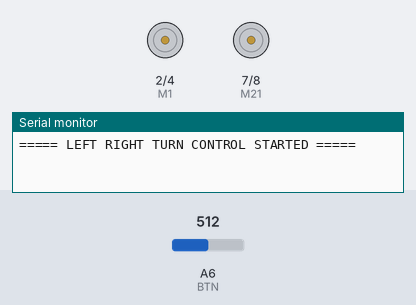
Recording of a sketch running on a simulated Arduino Nano, built with avr-gcc and run on an emulated ATmega328P. On the bench: motor-driver pin pairs drawn as motors (green arrow = first pin HIGH = forward, orange = second pin HIGH = backward, longer = more drive, scaled by the enable pin), the last lines printed to the serial monitor. Inputs (shaded band) come from the test bench; at power-on: A6 (BTN) = 512.

Above: at 1.2 s.
1.3 s: A6 (BTN) set to 768
2.8 s: A6 (BTN) set to 795
At 4.0 s:
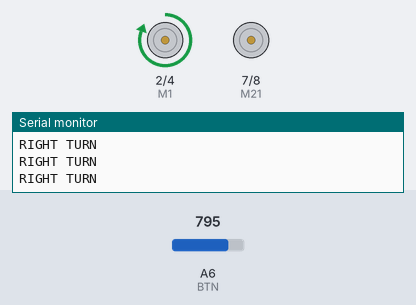
4.3 s: A6 (BTN) set to 855
At 5.5 s:
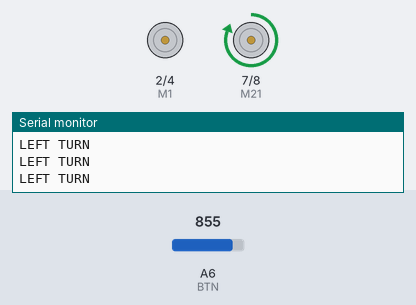
5.8 s: A6 (BTN) set to 828
At 6.8 s:
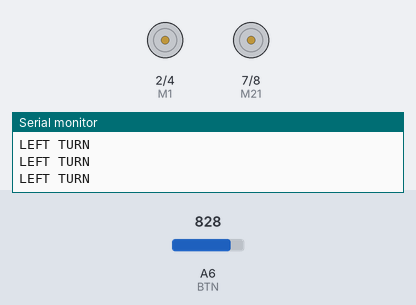
7.3 s: A6 (BTN) set to 790
At 8.0 s:
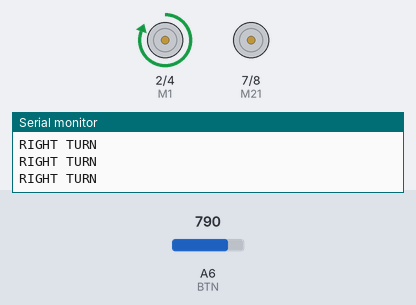
Timing chart, 0 to 9.8 s (numbered marks = the images above; inputs shaded):
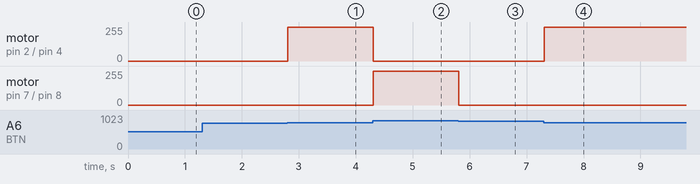

Measured:
- the behaviour switches between 779 and 780 on A6 (BTN) (found by bisection; images 0 and 1)
- the behaviour switches between 845 and 844 on A6 (BTN) (found by bisection; images 2 and 3)
- after the input at 1.3 s, every drawn part: stays the same
- after the input at 2.8 s, motor on pin 2 (M1) / pin 4 (M2): stopped → forward 255/255 at once
- after the input at 4.3 s, motor on pin 2 (M1) / pin 4 (M2): forward 255/255 → stopped at once; motor on pin 7 (M21) / pin 8 (M22): stopped → forward 255/255 at once
- after the input at 5.8 s, motor on pin 7 (M21) / pin 8 (M22): forward 255/255 → stopped at once
- after the input at 7.3 s, motor on pin 2 (M1) / pin 4 (M2): stopped → forward 255/255 at once

The sketch:

Practical_24.ino
```cpp
// Practical : Left Right Turn Control

#define M1      2
#define M2      4
#define M21     7
#define M22     8
#define M_EN    6      // Motor 1 Enable
#define M2_EN   9      // Motor 2 Enable
#define BTN     A6

// Calibrated Ranges
#define BTN_UP_MIN   845
#define BTN_UP_MAX   865
#define BTN_DOWN_MIN 780
#define BTN_DOWN_MAX 800

void setup() {
  pinMode(M1, OUTPUT);
  pinMode(M2, OUTPUT);
  pinMode(M21, OUTPUT);
  pinMode(M22, OUTPUT);
  pinMode(M_EN, OUTPUT);
  pinMode(M2_EN, OUTPUT);

  analogWrite(M_EN, 255);
  analogWrite(M2_EN, 255);

  Serial.begin(9600);
  Serial.println("===== LEFT RIGHT TURN CONTROL STARTED =====");
}

void loop() {

  int value = analogRead(BTN);

  // UP (853 - 855) -> LEFT TURN (Motor 2 forward, Motor 1 stop)
  if (value >= BTN_UP_MIN && value <= BTN_UP_MAX) {

    digitalWrite(M1, LOW);
    digitalWrite(M2, LOW);

    digitalWrite(M21, HIGH);
    digitalWrite(M22, LOW);

    Serial.println("LEFT TURN");
  }

  // DOWN (789 - 790) -> RIGHT TURN (Motor 1 forward, Motor 2 stop)
  else if (value >= BTN_DOWN_MIN && value <= BTN_DOWN_MAX) {

    digitalWrite(M1, HIGH);
    digitalWrite(M2, LOW);

    digitalWrite(M21, LOW);
    digitalWrite(M22, LOW);

    Serial.println("RIGHT TURN");
  }

  // No button -> STOP
  else {

    digitalWrite(M1, LOW);
    digitalWrite(M2, LOW);
    digitalWrite(M21, LOW);
    digitalWrite(M22, LOW);
  }

  delay(100);
}
```
